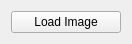
<?xml version="1.0" encoding="UTF-8"?>
<ui version="4.0">
 <class>MainWindow</class>
 <widget class="QMainWindow" name="MainWindow">
  <property name="geometry">
   <rect>
    <x>0</x>
    <y>0</y>
    <width>132</width>
    <height>41</height>
   </rect>
  </property>
  <property name="windowTitle">
   <string>MainWindow</string>
  </property>
  <widget class="QWidget" name="centralWidget">
   <layout class="QVBoxLayout" name="verticalLayout">
    <item>
     <widget class="QPushButton" name="pushButton">
      <property name="text">
       <string>Load Image</string>
      </property>
     </widget>
    </item>
   </layout>
  </widget>
 </widget>
 <layoutdefault spacing="6" margin="11"/>
 <resources/>
 <connections/>
</ui>
